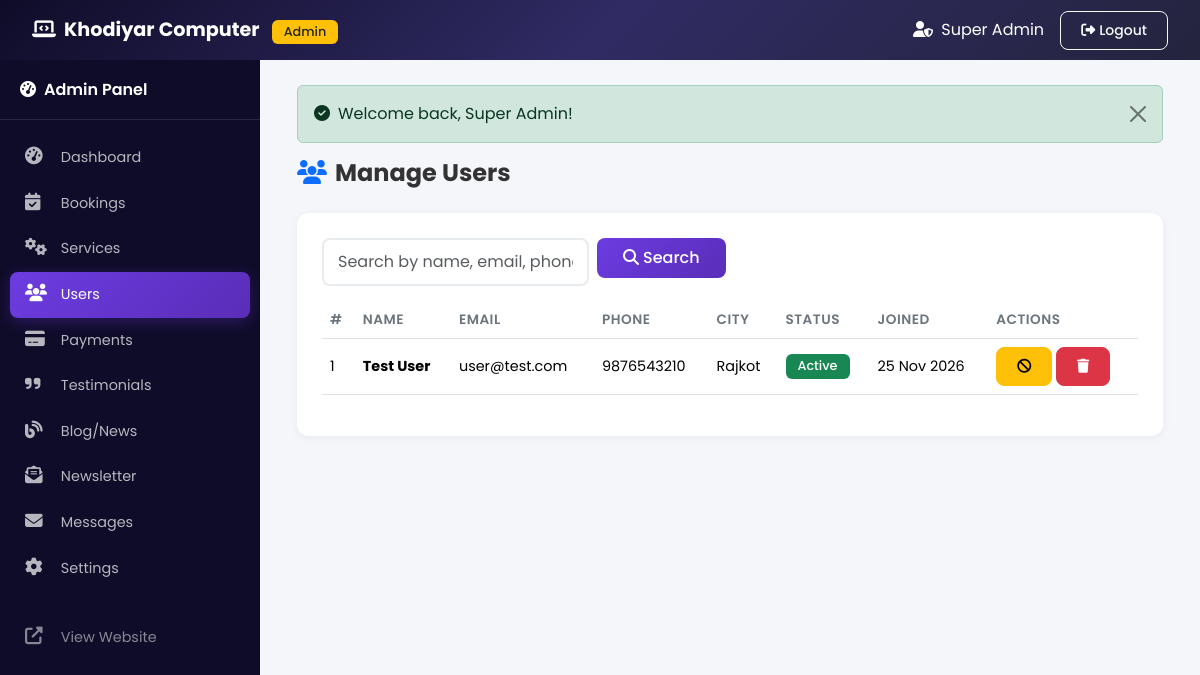
Page /admin/users.php (signed in) on the committed database.
### tables this page shows
CREATE TABLE IF NOT EXISTS `users` (
    `id` INT(11) NOT NULL AUTO_INCREMENT,
    `full_name` VARCHAR(100) NOT NULL,
    `email` VARCHAR(100) NOT NULL UNIQUE,
    `phone` VARCHAR(20) NOT NULL,
    `password` VARCHAR(255) NOT NULL,
    `address` TEXT DEFAULT NULL,
    `city` VARCHAR(100) DEFAULT NULL,
    `state` VARCHAR(100) DEFAULT NULL,
    `pincode` VARCHAR(10) DEFAULT NULL,
    `status` ENUM('active', 'inactive') NOT NULL DEFAULT 'active',
    `created_at` TIMESTAMP NOT NULL DEFAULT CURRENT_TIMESTAMP,
    `updated_at` TIMESTAMP NOT NULL DEFAULT CURRENT_TIMESTAMP ON UPDATE CURRENT_TIMESTAMP,
    PRIMARY KEY (`id`),
    INDEX `idx_email` (`email`),
    INDEX `idx_status` (`status`)
);

### config/database.php (called while the page is built, shortened)
<?php
function getConnection() {
    static $conn = null;
    if ($conn === null) {
        try {
            $conn = new PDO(
                "mysql:host=" . DB_HOST . ";dbname=" . DB_NAME . ";charset=utf8mb4",
                DB_USER,
                DB_PASS,
                [
                    PDO::ATTR_ERRMODE => PDO::ERRMODE_EXCEPTION,
                    PDO::ATTR_DEFAULT_FETCH_MODE => PDO::FETCH_ASSOC,
                    PDO::ATTR_EMULATE_PREPARES => false,
                ]
            );
        } catch (PDOException $e) {
            die("Database Connection Failed: " . $e->getMessage());
        }
    }
    return $conn;
}
function dbQuery($sql, $params = []) {
    $stmt = getConnection()->prepare($sql);
    $stmt->execute($params);
    return $stmt;
}
function dbFetchAll($sql, $params = []) {
    return dbQuery($sql, $params)->fetchAll();
}

### config/helpers.php (called while the page is built, shortened)
<?php
function getStatusBadge($status) {
    $badges = [
        'pending' => 'warning',
        'confirmed' => 'info',
        'in_progress' => 'primary',
        'completed' => 'success',
        'cancelled' => 'danger',
        'rejected' => 'danger',
        'active' => 'success',
        'inactive' => 'secondary'
    ];
    return $badges[$status] ?? 'secondary';
}

### admin/users.php (the view, shortened to what this page needs)
<?php
include 'includes/header.php';
$search = $_GET['search'] ?? '';
$sql = "SELECT * FROM users WHERE 1=1";
$params = [];
$sql .= " ORDER BY created_at DESC";
$users = dbFetchAll($sql, $params);
?>
<div class="page-header">
    <h4><i class="fas fa-users me-2 text-primary"></i>Manage Users</h4>
</div>
<div class="content-card">
    <form method="GET" class="row g-2 mb-3">
        <div class="col-md-4">
            <input type="text" name="search" class="form-control" placeholder="Search by name, email, phone..." value="<?php echo htmlspecialchars($search); ?>">
        </div>
        <div class="col-md-2">
            <button type="submit" class="btn btn-primary-gradient w-100"><i class="fas fa-search me-1"></i>Search</button>
        </div>
    </form>
    <?php if (count($users) > 0): ?>
    <div class="table-responsive">
        <table class="table table-hover">
            <thead>
                <tr>
                    <th>#</th>
                    <th>Name</th>
                    <th>Email</th>
                    <th>Phone</th>
                    <th>City</th>
                    <th>Status</th>
                    <th>Joined</th>
                    <th>Actions</th>
                </tr>
            </thead>
            <tbody>
                <?php foreach ($users as $index => $u): ?>
                <tr>
                    <td><?php echo $index + 1; ?></td>
                    <td><strong><?php echo htmlspecialchars($u['full_name']); ?></strong></td>
                    <td><?php echo htmlspecialchars($u['email']); ?></td>
                    <td><?php echo htmlspecialchars($u['phone']); ?></td>
                    <td><?php echo htmlspecialchars($u['city'] ?? '--'); ?></td>
                    <td>
                        <span class="badge bg-<?php echo getStatusBadge($u['status']); ?>">
                            <?php echo ucfirst($u['status']); ?>
                        </span>
                    </td>
                    <td><?php echo date('d M Y', strtotime($u['created_at'])); ?></td>
                    <td>
                        <form method="POST" class="d-inline">
                            <button type="submit" class="btn btn-sm btn-<?php echo $u['status'] === 'active' ? 'warning' : 'success'; ?>" title="Toggle Status">
                                <i class="fas <?php echo $u['status'] === 'active' ? 'fa-ban' : 'fa-check'; ?>"></i>
                            </button>
                        </form>
                        <form method="POST" class="d-inline" onsubmit="return confirm('Delete this user and all their data?');">
                            <button type="submit" class="btn btn-sm btn-danger"><i class="fas fa-trash"></i></button>
                        </form>
                    </td>
                </tr>
                <?php endforeach; ?>
            </tbody>
        </table>
    </div>
    <?php endif; ?>
</div>
<?php include 'includes/footer.php'; ?>

### admin/css/admin.css (style rules this page uses)
:root { --sidebar-width: 260px; --topbar-height: 60px; --primary: #6C3CE1; --primary-dark: #5A2DB8; --dark: #1a1a2e; --sidebar-bg: #0F0C29; --sidebar-hover: #1A1640; }
* { margin: 0; padding: 0; box-sizing: border-box; }
body { font-family: 'Poppins', sans-serif; background: #f4f6f9; overflow-x: hidden; }
.page-header { display: flex; justify-content: space-between; align-items: center; margin-bottom: 25px; flex-wrap: wrap; gap: 15px; }
.page-header h4 { font-weight: 700; color: #333; margin: 0; }
.content-card { background: #fff; border-radius: 12px; padding: 25px; box-shadow: 0 2px 10px rgba(0,0,0,0.05); }
.table th { font-weight: 600; font-size: 0.85rem; text-transform: uppercase; letter-spacing: 0.5px; color: #6c757d; border-top: none; }
.table td { vertical-align: middle; font-size: 0.9rem; }
.form-control, .form-select { padding: 10px 14px; border-radius: 8px; border: 2px solid #e9ecef; transition: all 0.3s ease; font-family: 'Poppins', sans-serif; }
.btn { padding: 8px 20px; font-weight: 500; border-radius: 8px; transition: all 0.3s ease; font-family: 'Poppins', sans-serif; }
.btn-primary-gradient { background: linear-gradient(135deg, #6C3CE1, #5A2DB8); color: #fff; border: none; }
.badge { padding: 6px 12px; font-weight: 500; font-size: 0.8rem; }

### rows in the picture
users: full_name "Test User", email "user@test.com", phone "9876543210", city "Rajkot", status "Active", created_at "25 Nov 2026"

### other values in the picture
$_SESSION['admin_name'] "Super Admin"
$msg['message'] "Welcome back, Super Admin!"
